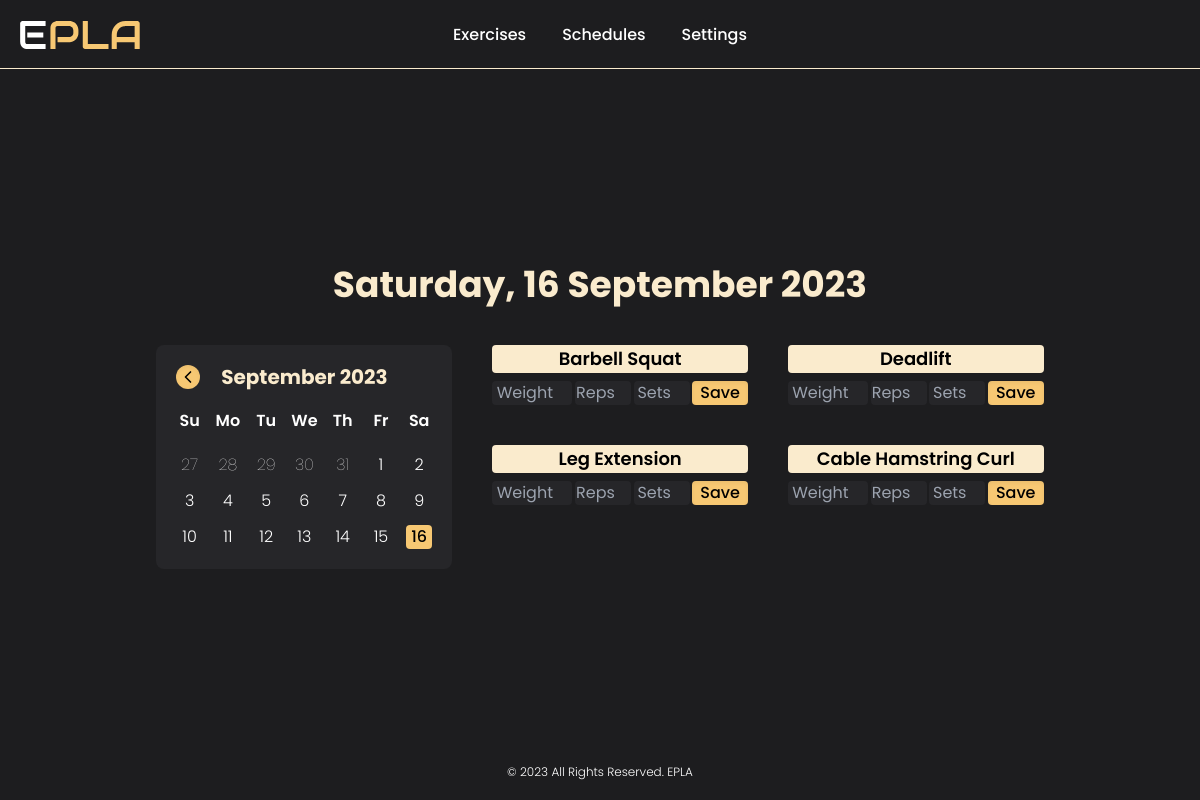
Screenshot of /track-my-workouts (signed in) with the database file from the repository.
### tables this page shows
CREATE TABLE exercises (
    id INTEGER,
    user_id INTEGER,
    exercise TEXT,
    PRIMARY KEY(id),
    FOREIGN KEY(user_id) REFERENCES users(id)
        ON UPDATE CASCADE
        ON DELETE CASCADE
);

### app.py (the view, shortened to what this page needs)
@app.route("/track-my-workouts", methods=["GET", "POST"])
@login_required
def track_my_workouts():
    day_names = ["monday", "tuesday", "wednesday", "thursday", "friday", "saturday", "sunday"]
    month_names = ["january", "february", "march", "april", "may", "june", "july", "august", "september", "october", "november", "december"]
    con, cur = database()
    cur.execute("SELECT * FROM schedules WHERE user_id = (?)", (session["user_id"],))
    schedules = cur.fetchall()
    if not schedules:
        message = "You have no workouts to track, make your schedule first!"
        cur.close()
        con.close()
        return render_template("track-my-workouts.html", message=message)
    date = request.args.get("date")
    if not date:
        date = datetime.now()
        date = f"{date.year}-{date.month}-{date.day}"
    day = datetime.strptime(date, "%Y-%m-%d").date()
    day = day_names[day.weekday()]
    cur.execute("SELECT * FROM progress WHERE user_id = (?) AND date = (?)", (session["user_id"], date))
    progress = cur.fetchall()
    cur.execute("SELECT exercise_id FROM schedules WHERE user_id = (?) AND day = (?)", (session["user_id"], day))
    exercise_id = cur.fetchall()
    exercise_id = [id[0] for id in exercise_id]
    placeholders = ', '.join(['?' for _ in exercise_id])
    sql_query = f"SELECT exercise FROM exercises WHERE user_id = (?) AND id IN ({placeholders})"
    cur.execute(sql_query, (session["user_id"], *exercise_id))
    results = cur.fetchall()
    results = [item[0] for item in results]
    exercises = {exercise: [] for exercise in results}
    for exercise in exercises:
        cur.execute("SELECT id FROM exercises WHERE user_id = (?) AND exercise = (?)", (session["user_id"], exercise))
        exercise_id = cur.fetchone()[0]
        for record in progress:
            if exercise_id == record[1]:
                exercises[exercise].extend(list(record))
    cur.close()
    con.close()
    display_date = date
    display_date = display_date.split("-")
    month = month_names[int(display_date[1]) - 1]
    display_date[1] = month.capitalize()
    display_date = display_date[::-1]
    display_date = ' '.join(display_date)
    display_date = f"{day.capitalize()}, {display_date}"
    if date == f"{datetime.now().year}-{datetime.now().month}-{datetime.now().day}" and not exercises:
        display_date = "Rest Day!"
    return render_template("track-my-workouts.html", exercises=exercises, display_date=display_date)

### app.py (called while the page is built)
@app.after_request
def after_request(response):
    response.headers["Cache-Control"] = "no-cache, no-store, must-revalidate"
    response.headers["Expires"] = 0
    response.headers["Pragma"] = "no-cache"
    return response

### helpers.py (called while the page is built)
def login_required(f):
    @wraps(f)
    def decorated_function(*args, **kwargs):
        if session.get("user_id") is None:
            return redirect("/login")
        return f(*args, **kwargs)
    return decorated_function

def database(db="database.db"):
    con = sqlite3.connect(db)
    cur = con.cursor()
    cur.execute("PRAGMA foreign_keys = 1")
    return con, cur

### templates/track-my-workouts.html (shortened to what this page needs)
{% extends "layout.html" %}
{% block main %}
    {% if message %}
        <h1 class="text-4xl font-bold text-center text-yellow-2">{{ message }}</h1>
    {% else %}
        <div class="grid gap-10 place-items-center">
            <h1 class="text-3xl font-bold text-center md:text-4xl text-yellow-2">{{ display_date }}</h1>
            <div class="grid gap-10 md:flex">
                <div class="relative flex flex-col items-center p-5 space-y-5 text-white rounded-lg w-fit h-fit bg-default-3">
                    <div class="flex items-center justify-between w-full">
                        <h1 id="current-calendar" class="absolute left-0 w-full text-xl font-bold text-center text-yellow-2">August 2023</h1>
                    </div>
                    <div class="space-y-5">
                        <ul class="grid grid-cols-7 gap-3 font-semibold text-center text-white">
                            <li>Su</li>
                            <li>Mo</li>
                            <li>Tu</li>
                            <li>We</li>
                            <li>Th</li>
                            <li>Fr</li>
                            <li>Sa</li>
                        </ul>
                        <ul id="days" class="grid grid-cols-7 gap-3 font-light text-center"></ul>
                    </div>
                </div>
                {% if exercises %}
                    <div class="grid gap-10 lg:grid-cols-2 h-fit">
                        {% for exercise in exercises %}
                            {% if exercises[exercise] %}
                                <form name="exercise-form" id="delete-exercise" action="/track-my-workouts" method="post" class="grid space-y-2 place-items-center h-fit">
                                    <h1 class="w-full px-2 text-lg font-semibold text-center text-black rounded bg-yellow-2">{{ exercise|title }}</h1>
                                    <div name="content" class="flex justify-between w-full mx-1">
                                        <input type="hidden" name="exercise" value="{{ exercise }}">
                                        <p class="font-normal text-center text-white rounded w-14 bg-default-3">{{ exercises[exercise][2] }}</p>
                                        <p class="font-normal text-center text-white rounded w-14 bg-default-3">{{ exercises[exercise][3] }}</p>
                                        <p class="font-normal text-center text-white rounded w-14 bg-default-3">{{ exercises[exercise][4] }}</p>
                                        <button type="submit" class="px-2 rounded shadow-inner bg-yellow-1">Delete</button>
                                    </div>
                                </form>
                            {% else %}
                                <form name="exercise-form" id="save-exercise" method="post" class="grid space-y-2 place-items-center h-fit">
                                    <h1 class="w-full px-2 text-lg font-semibold text-center text-black rounded bg-yellow-2">{{ exercise|title }}</h1>
                                    <div name="content" class="flex justify-between w-full mx-1">
                                        <input type="number" name="weight" required step="2.5" min="2.5" placeholder="Weight" class="w-20 font-normal text-center text-white rounded bg-default-3">
                                        <input type="number" name="reps" required min="1" placeholder="Reps" class="font-normal text-center text-white rounded w-14 bg-default-3">
                                        <input type="number" name="sets" required min="1" placeholder="Sets" class="font-normal text-center text-white rounded w-14 bg-default-3">
                                        <button type="submit" class="px-2 rounded shadow-inner bg-yellow-1">Save</button>
                                    </div>
                                </form>
                            {% endif %}
                        {% endfor %}
                    </div>
                {% endif %}
            </div>
        </div>
    {% endif %}
{% endblock %}

### static/css/styles.css (style rules this page uses)
.font-default { font-family: 'Poppins', sans-serif; }
#prev, #next { z-index: 1; }

### rows the page displays
exercises: exercise "Barbell Squat"
exercises: exercise "Deadlift"
exercises: exercise "Leg Extension"
exercises: exercise "Cable Hamstring Curl"

### other values shown
{{ display_date }} "Saturday, 16 September 2023"
